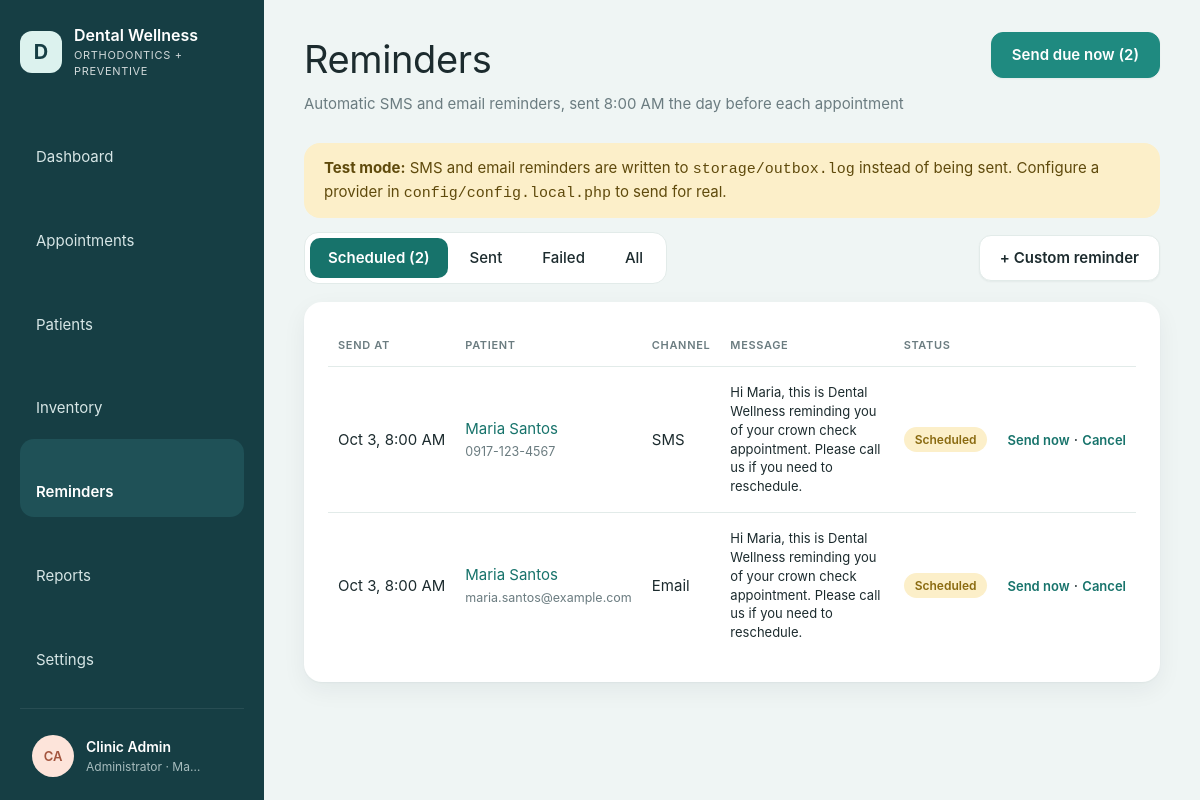
The app's page /reminders/index.php (signed in) with its own data.
### tables this page shows
CREATE TABLE IF NOT EXISTS users (
    id            INT UNSIGNED AUTO_INCREMENT PRIMARY KEY,
    name          VARCHAR(120) NOT NULL,
    username      VARCHAR(60)  NOT NULL UNIQUE,
    password_hash VARCHAR(255) NOT NULL,
    role          ENUM('admin','dentist','staff') NOT NULL DEFAULT 'staff',
    is_active     TINYINT(1) NOT NULL DEFAULT 1,
    last_login_at DATETIME NULL,
    created_at    DATETIME NOT NULL DEFAULT CURRENT_TIMESTAMP
);

CREATE TABLE IF NOT EXISTS reminders (
    id             INT UNSIGNED AUTO_INCREMENT PRIMARY KEY,
    patient_id     INT UNSIGNED NOT NULL,
    appointment_id INT UNSIGNED NULL,
    channel        ENUM('sms','email') NOT NULL,
    recipient      VARCHAR(150) NOT NULL,
    message        TEXT NOT NULL,
    send_at        DATETIME NOT NULL,
    status         ENUM('scheduled','sent','failed','cancelled') NOT NULL DEFAULT 'scheduled',
    sent_at        DATETIME NULL,
    error          VARCHAR(255) NULL,
    created_at     DATETIME NOT NULL DEFAULT CURRENT_TIMESTAMP,
    INDEX idx_rem_due (status, send_at),
    FOREIGN KEY (patient_id) REFERENCES patients(id) ON DELETE CASCADE,
    FOREIGN KEY (appointment_id) REFERENCES appointments(id) ON DELETE CASCADE
);

CREATE TABLE IF NOT EXISTS patients (
    id                     INT UNSIGNED AUTO_INCREMENT PRIMARY KEY,
    record_no              VARCHAR(20) NULL UNIQUE,
    full_name              VARCHAR(150) NOT NULL,
    birth_date             DATE NULL,
    sex                    ENUM('female','male') NULL,
    phone                  VARCHAR(30) NULL,
    email                  VARCHAR(150) NULL,
    address                VARCHAR(255) NULL,
    care_type              ENUM('New patient','Preventive','Orthodontic','Restorative','Recall') NOT NULL DEFAULT 'New patient',
    emergency_name         VARCHAR(150) NULL,
    emergency_relationship VARCHAR(60) NULL,
    emergency_phone        VARCHAR(30) NULL,
    allergies              TEXT NULL,
    conditions             TEXT NULL,
    medications            TEXT NULL,
    dental_history         TEXT NULL,
    notes                  TEXT NULL,
    consent_signed         TINYINT(1) NOT NULL DEFAULT 0,
    consent_date           DATE NULL,
    status                 ENUM('draft','incomplete','active','archived') NOT NULL DEFAULT 'incomplete',
    created_by             INT UNSIGNED NULL,
    created_at             DATETIME NOT NULL DEFAULT CURRENT_TIMESTAMP,
    updated_at             DATETIME NOT NULL DEFAULT CURRENT_TIMESTAMP ON UPDATE CURRENT_TIMESTAMP,
    INDEX idx_patients_name (full_name),
    INDEX idx_patients_phone (phone),
    FOREIGN KEY (created_by) REFERENCES users(id) ON DELETE SET NULL
);

### includes/db.php (called while the page is built, shortened)
<?php
function db(): PDO
{
    static $pdo = null;
    if ($pdo === null) {
        $c = config('db');
        $dsn = sprintf('mysql:host=%s;port=%d;dbname=%s;charset=utf8mb4', $c['host'], $c['port'], $c['name']);
        $pdo = new PDO($dsn, $c['user'], $c['pass'], [
            PDO::ATTR_ERRMODE            => PDO::ERRMODE_EXCEPTION,
            PDO::ATTR_DEFAULT_FETCH_MODE => PDO::FETCH_ASSOC,
            PDO::ATTR_EMULATE_PREPARES   => false,
        ]);
        $pdo->exec("SET time_zone = '" . (new DateTime())->format('P') . "'");
    }
    return $pdo;
}
function q(string $sql, array $params = []): PDOStatement
{
    $stmt = db()->prepare($sql);
    $stmt->execute($params);
    return $stmt;
}
function q_all(string $sql, array $params = []): array
{
    return q($sql, $params)->fetchAll();
}
function q_row(string $sql, array $params = []): ?array
{
    $row = q($sql, $params)->fetch();
    return $row === false ? null : $row;
}

### includes/auth.php (called while the page is built, shortened)
<?php
function current_user(): ?array
{
    static $user = false;
    if ($user === false) {
        $user = null;
        if (!empty($_SESSION['user_id'])) {
            $row = q_row('SELECT id, name, username, role, password_hash FROM users WHERE id = ? AND is_active = 1', [$_SESSION['user_id']]);
            $idle = (int) config('security.idle_minutes', 30) * 60;
            if (!$row) {
                end_user_session();
            } elseif ($idle > 0 && time() - (int) ($_SESSION['last_seen'] ?? 0) > $idle) {
                end_user_session('You were signed out after ' . ($idle / 60) . ' minutes without activity.');
            } elseif (!hash_equals((string) ($_SESSION['pw_fp'] ?? ''), password_fingerprint($row['password_hash']))) {
                end_user_session('Your password was changed. Sign in again with the new one.');
            } else {
                unset($row['password_hash']);
                $user = $row;
            }
        }
    }
    return $user;
}
function password_fingerprint(string $hash): string
{
    return hash('sha256', $hash);
}
function require_login(): array
{
    $user = current_user();
    return $user;
}
function can(string $permission): bool
{
    $user = current_user();
    $perms = ROLE_PERMISSIONS[$user['role']] ?? [];
    return in_array('*', $perms, true) || in_array($permission, $perms, true);
}

### reminders/index.php (the view, shortened to what this page needs)
<?php
require_login();
$tab = in_array(input('tab'), ['scheduled', 'sent', 'failed', 'all'], true) ? input('tab') : 'scheduled';
$where = $tab === 'all' ? '' : 'WHERE r.status = ?';
$reminders = q_all("SELECT r.*, p.full_name, a.starts_at FROM reminders r JOIN patients p ON p.id = r.patient_id
    LEFT JOIN appointments a ON a.id = r.appointment_id $where
    ORDER BY " . ($tab === 'scheduled' ? 'r.send_at ASC' : 'r.send_at DESC') . ' LIMIT 200', $tab === 'all' ? [] : [$tab]);
$counts = array_column(q_all('SELECT status, COUNT(*) AS n FROM reminders GROUP BY status'), 'n', 'status');
$due = (int) q_val("SELECT COUNT(*) FROM reminders WHERE status = 'scheduled' AND send_at <= NOW()");
layout_start('Reminders', 'reminders', [
    'subtitle' => 'Automatic SMS and email reminders, sent ' . fmt_time(config('reminders.send_time')) . ' the day before each appointment',
    'action'   => '<form method="post">' . csrf_field() . '<input type="hidden" name="action" value="run"><button class="btn btn-primary" type="submit">Send due now' . ($due ? " ($due)" : '') . '</button></form>',
]);
?>
<?php if (config('sms.driver') === 'log' || config('email.driver') === 'log'): ?>
  <div class="banner"><p><b>Test mode:</b> <?= config('sms.driver') === 'log' ? 'SMS' : '' ?><?= config('sms.driver') === 'log' && config('email.driver') === 'log' ? ' and ' : '' ?><?= config('email.driver') === 'log' ? 'email' : '' ?> reminders are written to <code>storage/outbox.log</code> instead of being sent. Configure a provider in <code>config/config.local.php</code> to send for real.</p></div>
<?php endif; ?>
<div class="toolbar">
  <nav class="tabs" style="margin:0">
    <?php foreach (['scheduled' => 'Scheduled', 'sent' => 'Sent', 'failed' => 'Failed', 'all' => 'All'] as $k => $lbl): ?>
      <a href="<?= url('reminders/') ?>?tab=<?= $k ?>" class="<?= $tab === $k ? 'active' : '' ?>"><?= $lbl ?><?= $k !== 'all' && !empty($counts[$k]) ? ' (' . (int) $counts[$k] . ')' : '' ?></a>
    <?php endforeach; ?>
  </nav>
  <button class="btn" data-open="#reminder-dialog">+ Custom reminder</button>
</div>
<section class="card">
  <div class="table-wrap"><table class="table-cards">
    <thead><tr><th>Send at</th><th>Patient</th><th>Channel</th><th>Message</th><th>Status</th><th></th></tr></thead>
    <tbody>
      <?php foreach ($reminders as $r): ?>
        <tr>
          <td data-label="Send at" style="white-space:nowrap"><?= e(fmt_date($r['send_at'], 'M j, g:i A')) ?></td>
          <td data-label="Patient"><a href="<?= url('patients/view.php') ?>?id=<?= $r['patient_id'] ?>"><?= e($r['full_name']) ?></a><br><small class="muted"><?= e($r['recipient']) ?></small></td>
          <td data-label="Channel"><?= $r['channel'] === 'sms' ? 'SMS' : 'Email' ?></td>
          <td class="small" data-label="Message" style="max-width:420px"><?= e($r['message']) ?><?= $r['error'] ? '<br><span class="amount-due">' . e($r['error']) . '</span>' : '' ?></td>
          <td data-label="Status"><?= pill($r['status']) ?></td>
          <td class="num" style="white-space:nowrap">
            <?php if (in_array($r['status'], ['scheduled', 'failed'], true)): ?>
              <form method="post" style="display:inline"><?= csrf_field() ?><input type="hidden" name="id" value="<?= $r['id'] ?>"><button class="link-btn" name="action" value="<?= $r['status'] === 'failed' ? 'retry' : 'send_now' ?>"><?= $r['status'] === 'failed' ? 'Retry' : 'Send now' ?></button></form> ·
              <form method="post" style="display:inline"><?= csrf_field() ?><input type="hidden" name="id" value="<?= $r['id'] ?>"><button class="link-btn" name="action" value="cancel">Cancel</button></form>
            <?php endif; ?>
          </td>
        </tr>
      <?php endforeach; ?>
    </tbody>
  </table></div>
</section>
<?php layout_end();

### includes/layout.php (shortened to what this page needs)
<?php
function icon(string $name): string
{
    $paths = [
        'dashboard'    => '<rect x="3" y="3" width="7" height="7" rx="1.5"/><rect x="14" y="3" width="7" height="7" rx="1.5"/><rect x="3" y="14" width="7" height="7" rx="1.5"/><rect x="14" y="14" width="7" height="7" rx="1.5"/>',
        'appointments' => '<rect x="3" y="5" width="18" height="16" rx="2"/><path d="M3 10h18M8 3v4M16 3v4"/>',
        'patients'     => '<circle cx="12" cy="8" r="4"/><path d="M4 21c0-4 4-6 8-6s8 2 8 6"/>',
        'inventory'    => '<ellipse cx="12" cy="6" rx="8" ry="3"/><path d="M4 6v6c0 1.7 3.6 3 8 3s8-1.3 8-3V6M4 12v6c0 1.7 3.6 3 8 3s8-1.3 8-3v-6"/>',
        'reminders'    => '<circle cx="12" cy="13" r="7"/><path d="M12 10v3l2 2M5 4 3 6M19 4l2 2"/>',
        'reports'      => '<path d="M6 3h9l4 4v14H6z"/><path d="M9 12h7M9 16h7M9 8h3"/>',
        'settings'     => '<circle cx="12" cy="12" r="3"/><path d="M12 2v3M12 19v3M4.2 4.2l2.1 2.1M17.7 17.7l2.1 2.1M2 12h3M19 12h3M4.2 19.8l2.1-2.1M17.7 6.3l2.1-2.1"/>',
        'logout'       => '<path d="M15 4h4v16h-4M10 8l-4 4 4 4M6 12h10"/>',
        'theme'        => '<path d="M20 14.5A8 8 0 1 1 9.5 4a6.5 6.5 0 0 0 10.5 10.5z"/>',
        'key'          => '<circle cx="8" cy="15" r="4"/><path d="M11 12l9-9M17 6l3 3M15 8l2 2"/>',
        'menu'         => '<path d="M4 6h16M4 12h16M4 18h16"/>',
        'chevron'      => '<path d="M9 6l6 6-6 6"/>',
    ];
    return '<svg class="icon" viewBox="0 0 24 24" fill="none" stroke="currentColor" stroke-width="1.6" stroke-linecap="round" stroke-linejoin="round" aria-hidden="true">'
        . ($paths[$name] ?? '') . '</svg>';
}
function theme_head(): string
{
    return "<script>(function(){var p;try{p=localStorage.getItem('welldent-theme')}catch(e){}"
        . "var d=p==='dark'||(p!=='light'&&window.matchMedia('(prefers-color-scheme: dark)').matches);"
        . "document.documentElement.setAttribute('data-theme',d?'dark':'light');"
        . "try{if(localStorage.getItem('welldent-sidebar')==='collapsed')document.documentElement.setAttribute('data-sidebar','collapsed')}catch(e){}})()</script>\n"
        . '<link rel="stylesheet" href="' . url('assets/css/app.css?v=8') . '">';
}
function layout_start(string $title, string $active, array $opts = []): void
{
    $user = current_user();
    $nav = [
        'dashboard'    => [url(), 'Dashboard'],
        'appointments' => [url('appointments/'), 'Appointments'],
        'patients'     => [url('patients/'), 'Patients'],
        'inventory'    => [url('inventory/'), 'Inventory'],
        'reminders'    => [url('reminders/'), 'Reminders'],
        'reports'      => [url('reports/'), 'Reports'],
    ];
    if (can('settings') || can('fees.manage')) {
        $nav['settings'] = [url('settings/'), 'Settings'];
    }
    ?>
<!doctype html>
<html lang="en">
<head>
<?= theme_head() ?>
</head>
<body>
<div class="shell">
  <aside class="sidebar">
    <div class="side-top">
      <a class="brand" href="<?= url() ?>" title="<?= e(config('clinic.name')) ?>">
        <span class="brand-mark">D</span>
        <span class="lbl"><strong><?= e(config('clinic.name')) ?></strong><small><?= e(config('clinic.tagline')) ?></small></span>
      </a>
      <button type="button" class="side-toggle" data-sidebar-toggle aria-label="Collapse sidebar" title="Collapse sidebar"><?= icon('menu') ?></button>
    </div>
    <nav class="nav">
      <?php foreach ($nav as $key => [$href, $label]): ?>
        <a href="<?= $href ?>" class="<?= $key === $active ? 'active' : '' ?>" title="<?= e($label) ?>"><?= icon($key) ?><span class="lbl"><?= e($label) ?></span></a>
      <?php endforeach; ?>
    </nav>
    <details class="side-account">
      <summary title="<?= e($user['name']) ?>">
        <span class="avatar avatar-0"><?= e(initials($user['name'])) ?></span>
        <span class="lbl"><strong><?= e($user['name']) ?></strong><small><?= e(ROLE_LABELS[$user['role']]) ?> · <?= e(config('clinic.city')) ?></small></span>
        <span class="chev"><?= icon('chevron') ?></span>
      </summary>
    </details>
  </aside>
  <main class="main">
    <header class="page-head">
      <div>
        <h1><?= e($title) ?></h1>
        <?php if (!empty($opts['subtitle'])): ?><p class="muted"><?= e($opts['subtitle']) ?></p><?php endif; ?>
      </div>
      <div class="head-actions">
        <?= $opts['action'] ?? '' ?>
      </div>
    </header>
<?php
}
function layout_end(): void
{
    ?>
  </main>
</div>
</body>
</html>
<?php
}

### includes/helpers.php (shortened to what this page needs)
<?php
function config(string $key, $default = null)
{
    $value = $GLOBALS['config'];
    foreach (explode('.', $key) as $part) {
        $value = $value[$part];
    }
    return $value;
}
function e($value): string
{
    return htmlspecialchars((string) ($value ?? ''), ENT_QUOTES, 'UTF-8');
}
function url(string $path = ''): string
{
    static $base = null;
    if ($base === null) {
        $root = str_replace('\\', '/', (string) realpath(APP_ROOT));
        $script = str_replace('\\', '/', (string) realpath($_SERVER['SCRIPT_FILENAME'] ?? ''));
        $name = (string) ($_SERVER['SCRIPT_NAME'] ?? '');
        $inApp = $root !== '' && stripos($script, $root . '/') === 0;
        $tail = $inApp ? substr($script, strlen($root)) : '';
        $base = $inApp && strcasecmp(substr($name, -strlen($tail)), $tail) === 0 ? substr($name, 0, -strlen($tail)) : '';
    }
    return $base . '/' . ltrim($path, '/');
}
function input(string $key, $default = ''): string
{
    $value = $_POST[$key] ?? $_GET[$key] ?? $default;
    return is_string($value) ? trim($value) : (string) $default;
}
function fmt_date(?string $value, string $format = 'M j, Y'): string
{
    return $value ? date($format, strtotime($value)) : '—';
}
function initials(string $name): string
{
    $parts = preg_split('/\s+/', trim($name));
    $first = mb_substr($parts[0] ?? '', 0, 1);
    $last = count($parts) > 1 ? mb_substr(end($parts), 0, 1) : '';
    return mb_strtoupper($first . $last);
}
function pill(string $status, ?string $label = null): string
{
    $label ??= APPOINTMENT_STATUSES[$status] ?? PATIENT_STATUSES[$status] ?? ucfirst(str_replace('_', ' ', $status));
    return '<span class="pill pill-' . e($status) . '">' . e($label) . '</span>';
}

### records on screen
users: name "CA", name "Clinic Admin", role "Administrator"
reminders: send_at "Oct 3, 8:00 AM", patient.full_name "Maria Santos", recipient "0917-123-4567", channel "SMS", message "Hi Maria, this is Dental Wellness reminding you of your crown check appointment. Please call us if you need to reschedule.", status "Send now"
reminders: send_at "Oct 3, 8:00 AM", patient.full_name "Maria Santos", recipient "maria.santos@example.com", channel "Email", message "Hi Maria, this is Dental Wellness reminding you of your crown check appointment. Please call us if you need to reschedule.", status "Send now"

### other values on screen
config('clinic.name') "Dental Wellness"
config('clinic.tagline') "ORTHODONTICS + PREVENTIVE"
$label "Dashboard"
$label "Appointments"
$label "Patients"
$label "Inventory"
$label "Reminders"
$label "Reports"
$label "Settings"
config('clinic.city') "Ma…"
$title "Reminders"
$opts['subtitle'] "Automatic SMS and email reminders, sent 8:00 AM the day before each appointment"
$opts['action'] "Send due now (2)"
$lbl "Scheduled"
$counts[$k] "2"
